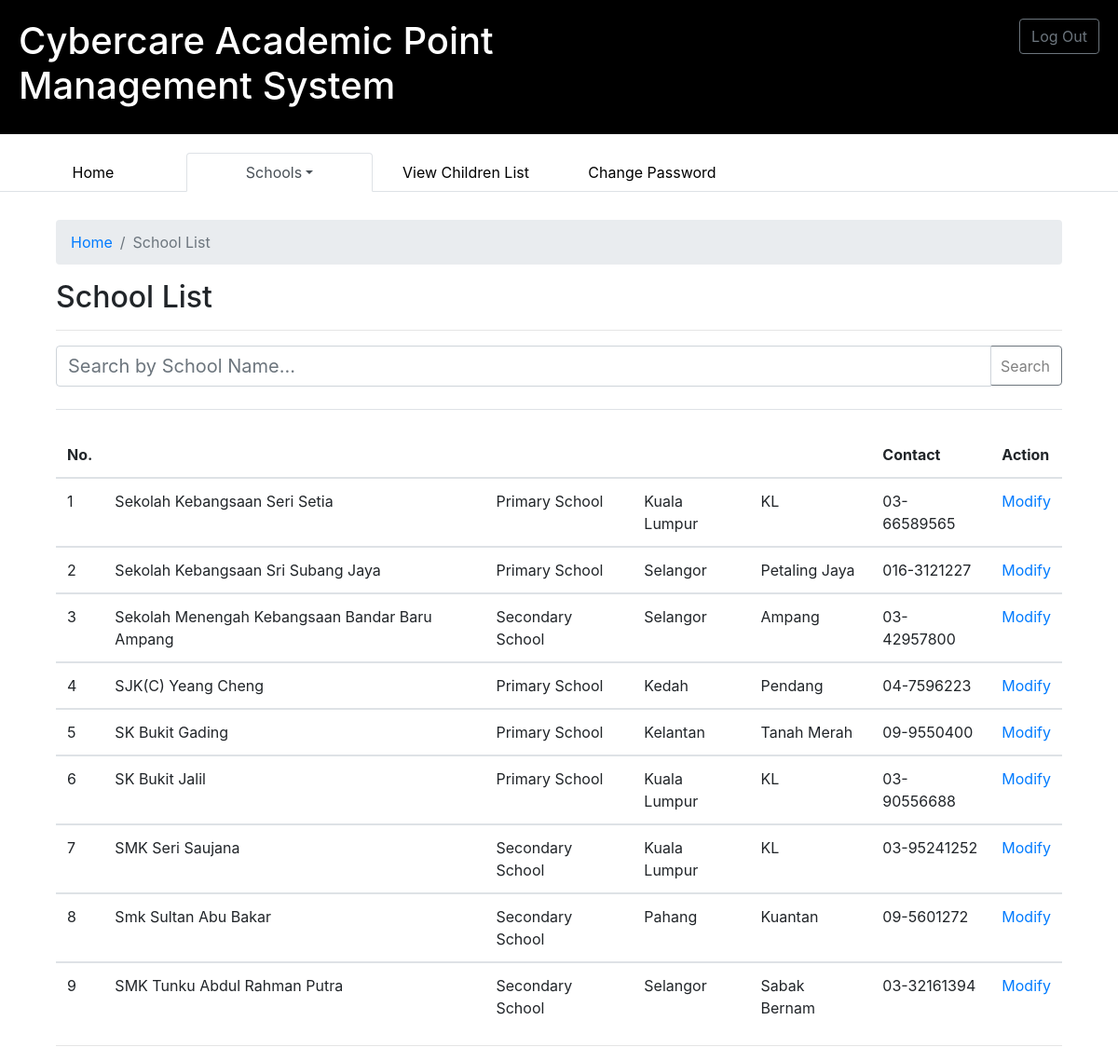
The page /PrincipalModule/viewSchoolList.php (signed in) on the database its author committed.
### tables this page shows
CREATE TABLE IF NOT EXISTS `school` (
  `schoolID` int(3) NOT NULL AUTO_INCREMENT,
  `schoolName` varchar(50) NOT NULL,
  `schoolType` varchar(20) NOT NULL,
  `schoolAddress1` varchar(50) NOT NULL,
  `schoolAddress2` varchar(50) NOT NULL,
  `schoolState` varchar(30) NOT NULL,
  `schoolCity` varchar(20) NOT NULL,
  `schoolPoscode` int(5) NOT NULL,
  `schoolContact` varchar(15) NOT NULL,
  PRIMARY KEY (`schoolID`)
);

### PrincipalModule/viewSchoolList.php (the view, shortened to what this page needs)
<?php
    require("config.php");
	$query = 'SELECT * from school';
	$result = mysqli_query($db, $query);
?>
<!DOCTYPE html>
<html>
<head>
	<?php include('/includes/cdn.php');?>
	<link rel="stylesheet" type = "text/css" href="style/mystyle.css">
	<?php include('/includes/header-with-logout.php');?>
	<?php include('/includes/navTabs.php');?>
</head>
<body onload="setTab()">
	<div class="wrapper">
		<ol class="breadcrumb">
			<li class="breadcrumb-item"><a href="oHprofile.php">Home</a></li>
			<li class="breadcrumb-item active">School List</li>
		</ol>
		<h2>School List</h2>
		<hr>
		<form action="" method="GET">
			<div class="input-group">
				<input class="searchBar form-control" type="Text" name="searchSch" id="searchSch" value = "<?php echo isset($_SESSION['searchSch']) ? $_SESSION['searchSch'] : ''; ?>" placeholder="Search by School Name...">
				<span class="input-group-btn">
					<button class="btn btn-outline-secondary" name="searchSchBtn" id="searchSchBtn" type="submit" ><span>Search</span></button>
				</span>
			</div>
		</form>
		<br>
		<div class="tableDiv">
			<?php
				$count = 0;
				if($result->num_rows == 0){
					echo "<h4 class='zeroResult'>0 result.</h4>";
				}
				else{
					$field='schoolName';
					$sort='ASC';
					$query .= ' order by '.$field.' '.$sort;
					$result = mysqli_query($db, $query);
					echo "<table class='table'>
							<thead class='thead-inverse'>
								<tr>
									<th>No.</th>
									<th><a class=\"sortTH\" href=\"viewSchoolList.php?sorting=$sort&field=schoolName\">School Name</a></th>
									<th><a class=\"sortTH\" href=\"viewSchoolList.php?sorting=$sort&field=schoolType\">Educational Level</a></th>
									<th><a class=\"sortTH\" href=\"viewSchoolList.php?sorting=$sort&field=schoolState\">State</a></th>
									<th><a class=\"sortTH\" href=\"viewSchoolList.php?sorting=$sort&field=schoolCity\">City</a></th>
									<th>Contact</th>
									<th>Action</th>
								</tr>
							</thead>";
					while($row = $result->fetch_assoc()){
						echo "<tbody>";
						echo "<tr>";
						echo "<td>" . ++$count . "</td>";
						echo "<td>" . $row['schoolName'] . "</td>";
						echo "<td>" . $row['schoolType'] . "</td>";
						echo "<td>" . $row['schoolState'] . "</td>";
						echo "<td>" . $row['schoolCity'] . "</td>";
						echo "<td>" . $row['schoolContact'] . "</td>";
						echo "<td><a href=\"modifySchoolPage.php?id=".$row['schoolID']."\">Modify</a></td>";
						echo "</tr>";
						echo "</tbody>";
					}
				}
				echo "</table>";
			?>
		</div>
		<hr>
	</div>
</body>
</html>

### PrincipalModule/style/mystyle.css (style rules this page uses)
body { padding : 0px; margin : 0px; }
#createNewAccount, .content, .wrapper { width : 90%; margin : 30px auto auto auto; }
input { padding : 2px; }
.searchBar { font-size : 20px; width : 40%; }
.input-group button { height : 43px; margin-left : -3px; color : grey; }
.sortTH { color : white; }

### rows shown on the page
school: schoolName "Sekolah Kebangsaan Seri Setia", schoolType "Primary School", schoolState "Kuala Lumpur", schoolCity "KL", schoolContact "03-66589565"
school: schoolName "Sekolah Kebangsaan Sri Subang Jaya", schoolType "Primary School", schoolState "Selangor", schoolCity "Petaling Jaya", schoolContact "016-3121227"
school: schoolName "Sekolah Menengah Kebangsaan Bandar Baru Ampang", schoolType "Secondary School", schoolState "Selangor", schoolCity "Ampang", schoolContact "03-42957800"
school: schoolName "SJK(C) Yeang Cheng", schoolType "Primary School", schoolState "Kedah", schoolCity "Pendang", schoolContact "04-7596223"
school: schoolName "SK Bukit Gading", schoolType "Primary School", schoolState "Kelantan", schoolCity "Tanah Merah", schoolContact "09-9550400"
school: schoolName "SK Bukit Jalil", schoolType "Primary School", schoolState "Kuala Lumpur", schoolCity "KL", schoolContact "03-90556688"
school: schoolName "SMK Seri Saujana", schoolType "Secondary School", schoolState "Kuala Lumpur", schoolCity "KL", schoolContact "03-95241252"
school: schoolName "Smk Sultan Abu Bakar", schoolType "Secondary School", schoolState "Pahang", schoolCity "Kuantan", schoolContact "09-5601272"
school: schoolName "SMK Tunku Abdul Rahman Putra", schoolType "Secondary School", schoolState "Selangor", schoolCity "Sabak Bernam", schoolContact "03-32161394"
